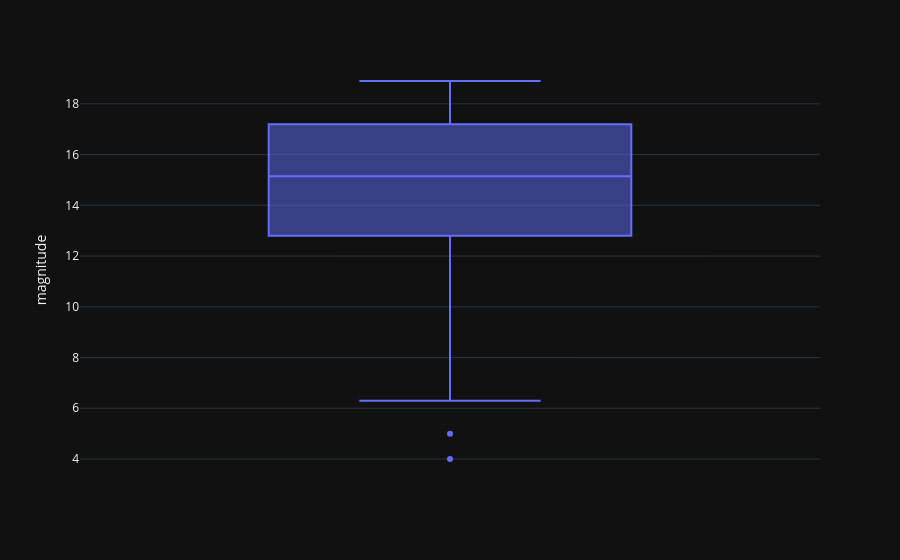

The notebook cell saved with this chart:
### Code cell
q1 = mpc_obs_proceed_df['magnitude'].quantile(0.25)
q3 = mpc_obs_proceed_df['magnitude'].quantile(0.75)

IQR = q3 - q1 

limite_inferior = q1 - 2.5 * IQR
limite_superior = q3 + 2.5 * IQR

# Filtrar los outliers
mpc_obs_filtered_df = mpc_obs_proceed_df[(mpc_obs_proceed_df['magnitude'] >= limite_inferior) & (mpc_obs_proceed_df['magnitude'] <= limite_superior)]

px.box(mpc_obs_filtered_df, y='magnitude', template= 'plotly_dark')

### Figure 1 — Plotly figure (JSON) as saved in the notebook; plotly's stock layout.template omitted (floating-point values rounded to 4 significant figures; data arrays with more than 128 entries replaced by an {"elided": "..."} marker saying what was removed)
{"data": [{"alignmentgroup": "True", "hovertemplate": "magnitude=%{y}<extra></extra>", "legendgroup": "", "marker": {"color": "#636efa"}, "name": "", "notched": false, "offsetgroup": "", "orientation": "v", "showlegend": false, "type": "box", "x0": " ", "xaxis": "x", "y": {"elided": "268 float values"}, "y0": " ", "yaxis": "y"}], "layout": {"boxmode": "group", "legend": {"tracegroupgap": 0}, "margin": {"t": 60}, "xaxis": {"anchor": "y", "domain": [0, 1]}, "yaxis": {"anchor": "x", "domain": [0, 1], "title": {"text": "magnitude"}}}}
